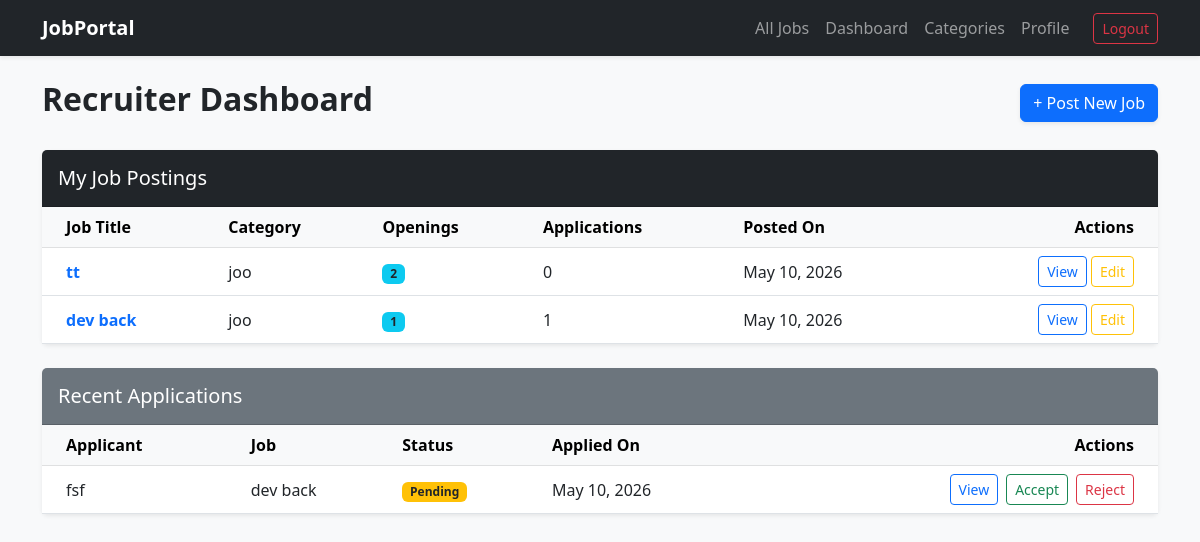
The page /dashboard/ (signed in) on the database as committed earlier.
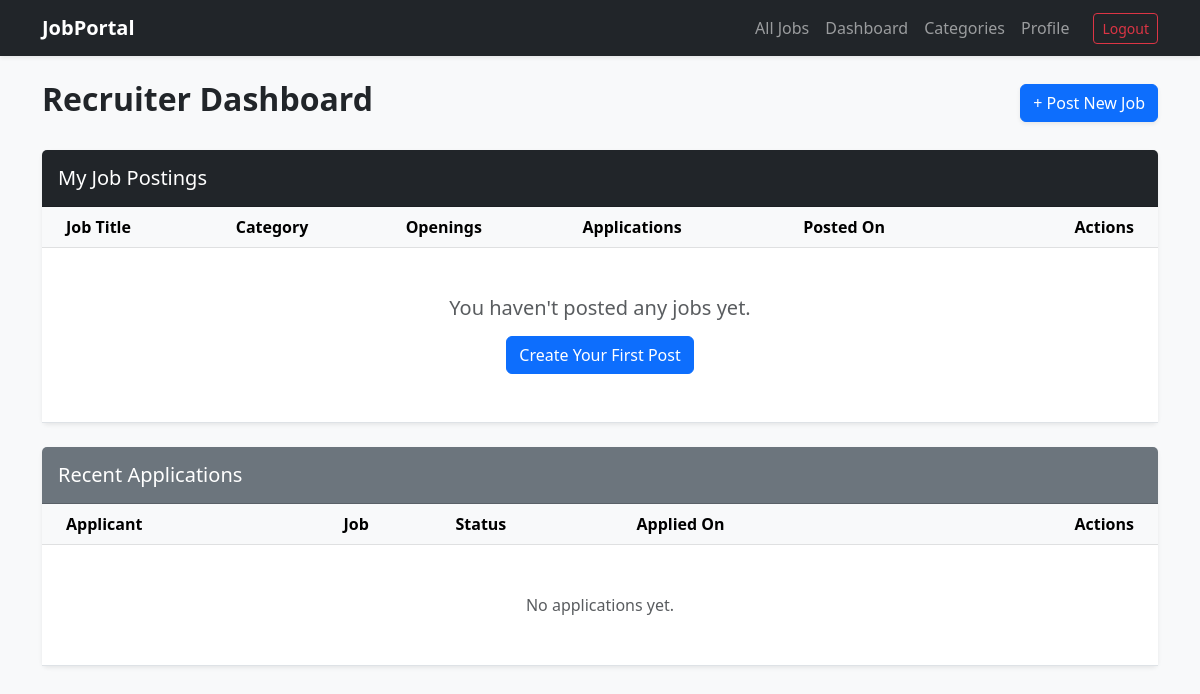
The same page on the database as committed later.
### portal/models.py (models this page shows, shortened)
class JobPost(models.Model):
    recruiter = models.ForeignKey(CustomUser, on_delete=models.CASCADE, related_name='jobs_posted')
    title = models.CharField(max_length=200)
    number_of_openings = models.PositiveIntegerField()
    category = models.ForeignKey(JobCategory, on_delete=models.PROTECT, related_name='jobs')
    job_description = models.TextField()
    required_skills = models.CharField(max_length=255)
    created_at = models.DateTimeField(auto_now_add=True)

class JobCategory(models.Model):
    name = models.CharField(max_length=100, unique=True)
    class Meta:
        ordering = ['name']
    def __str__(self):
        return self.name

class JobApplication(models.Model):
    STATUS_PENDING = 'pending'
    STATUS_ACCEPTED = 'accepted'
    STATUS_REJECTED = 'rejected'
    STATUS_CHOICES = (
        (STATUS_PENDING, 'Pending'),
        (STATUS_ACCEPTED, 'Accepted'),
        (STATUS_REJECTED, 'Rejected'),
    )
    job = models.ForeignKey(JobPost, on_delete=models.CASCADE, related_name='applications')
    applicant = models.ForeignKey(CustomUser, on_delete=models.CASCADE, related_name='my_applications')
    status = models.CharField(max_length=10, choices=STATUS_CHOICES, default=STATUS_PENDING)
    applied_at = models.DateTimeField(auto_now_add=True)
    class Meta:
        unique_together = ('job', 'applicant')

class CustomUser(AbstractUser):
    USER_TYPE_CHOICES = (
        ('recruiter', 'Recruiter'),
        ('jobseeker', 'Job Seeker'),
    )
    display_name = models.CharField(max_length=100)
    role = models.CharField(max_length=15, choices=USER_TYPE_CHOICES, blank=True)

### portal/views.py (the view, shortened to what this page needs)
# urls.py: path('dashboard/', views.dashboard, name='dashboard'),
@login_required
def dashboard(request):
    user = request.user
    if user.role == 'recruiter':
        my_jobs = JobPost.objects.filter(recruiter=user).prefetch_related('applications__applicant').order_by('-created_at')
        applications = JobApplication.objects.filter(job__recruiter=user).select_related('job', 'applicant').order_by('-applied_at')
        return render(request, 'portal/recruiter_dashboard.html', {'jobs': my_jobs, 'applications': applications})
    messages.error(request, "Please choose a valid account role before using the dashboard.")
    return redirect('job-list')

### portal/templates/portal/recruiter_dashboard.html (shortened to what the changed rows need)
{% extends 'base.html' %}
{% block content %}
<div class="d-flex justify-content-between align-items-center mb-4 mt-3">
    <h2 class="fw-bold">Recruiter Dashboard</h2>
</div>
<div class="card shadow-sm border-0">
    <div class="card-body p-0">
        <div class="table-responsive">
            <table class="table table-hover mb-0">
                <thead class="table-light">
                    <tr>
                        <th class="ps-4">Job Title</th>
                        <th>Category</th>
                        <th>Openings</th>
                        <th>Applications</th>
                        <th>Posted On</th>
                        <th class="text-end pe-4">Actions</th>
                    </tr>
                </thead>
                <tbody>
                    {% for job in jobs %}
                    <tr>
                        <td class="align-middle fw-bold ps-4 text-primary">{{ job.title }}</td>
                        <td class="align-middle">{{ job.category }}</td>
                        <td class="align-middle">
                            <span class="badge bg-info text-dark">{{ job.number_of_openings }}</span>
                        </td>
                        <td class="align-middle">{{ job.applications.count }}</td>
                        <td class="align-middle">{{ job.created_at|date:"M d, Y" }}</td>
                        <td class="align-middle text-end pe-4">
                            <a href="{% url 'job-detail' job.id %}" class="btn btn-sm btn-outline-primary">View</a>
                            <a href="{% url 'job-update' job.id %}" class="btn btn-sm btn-outline-warning">Edit</a>
                        </td>
                    </tr>
                    {% empty %}
                    <tr>
                        <td colspan="6" class="text-center py-5 text-muted">
                            <h5 class="mb-3">You haven't posted any jobs yet.</h5>
                            <a href="{% url 'job-create' %}" class="btn btn-primary">Create Your First Post</a>
                        </td>
                    </tr>
                    {% endfor %}
                </tbody>
            </table>
        </div>
    </div>
</div>
<div class="card shadow-sm border-0 mt-4">
    <div class="card-body p-0">
        <div class="table-responsive">
            <table class="table table-hover mb-0">
                <thead class="table-light">
                    <tr>
                        <th class="ps-4">Applicant</th>
                        <th>Job</th>
                        <th>Status</th>
                        <th>Applied On</th>
                        <th class="text-end pe-4">Actions</th>
                    </tr>
                </thead>
                <tbody>
                    {% for app in applications %}
                        <tr>
                            <td class="align-middle ps-4">{{ app.applicant.display_name }}</td>
                            <td class="align-middle">{{ app.job.title }}</td>
                            <td class="align-middle">
                                <span class="badge bg-{% if app.status == 'accepted' %}success{% elif app.status == 'rejected' %}danger{% else %}warning text-dark{% endif %}">
                                    {{ app.get_status_display }}
                                </span>
                            </td>
                            <td class="align-middle">{{ app.applied_at|date:"M d, Y" }}</td>
                            <td class="align-middle text-end pe-4">
                                <div class="d-flex justify-content-end gap-2">
                                    <a href="{% url 'application-detail' app.id %}" class="btn btn-sm btn-outline-primary">View</a>
                                    {% if app.status != 'accepted' %}
                                        <form method="POST" action="{% url 'accept-application' app.id %}" class="m-0">
                                            <button type="submit" class="btn btn-sm btn-outline-success">Accept</button>
                                        </form>
                                    {% endif %}
                                    {% if app.status != 'rejected' %}
                                        <form method="POST" action="{% url 'reject-application' app.id %}" class="m-0">
                                            <button type="submit" class="btn btn-sm btn-outline-danger">Reject</button>
                                        </form>
                                    {% endif %}
                                </div>
                            </td>
                        </tr>
                    {% empty %}
                    <tr>
                        <td colspan="5" class="text-center py-5 text-muted">No applications yet.</td>
                    </tr>
                    {% endfor %}
                </tbody>
            </table>
        </div>
    </div>
</div>
{% endblock %}

Rows that differ between the two databases and show on the page:
removed JobPost: title "tt", category "joo", number_of_openings "2", applications.count "0", created_at "May 10, 2026"
removed JobPost: title "dev back", category "joo", number_of_openings "1", applications.count "1", created_at "May 10, 2026"
removed JobApplication: applicant.display_name "fsf", job "dev back", status "Pending", applied_at "May 10, 2026", shows "Accept", shows "Reject"
Other text that changed with them:
text now shown: "You haven't posted any jobs yet. Create Your First Post No applications yet."
